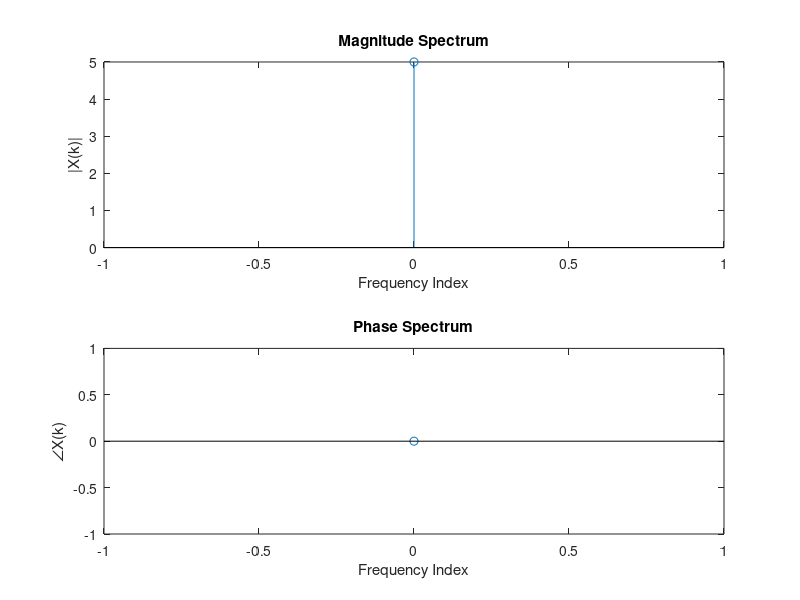

This figure's MATLAB source:
clc; clear; close all;

x = input('Enter the Input Sequence: ');
N = length(x);
M = 4^ceil(log(length(x))/log(4));
if M ~= N
    x = [x, zeros(1, M - N)];
    fprintf('Input was zero-padded to length %d (next power of 4)\n', M);
end

n = 0:M-1;
rev = bitrevorder(n) + 1;
x = x(rev);

numStages = log(M) / log(4);
for s = 1:numStages
    m = 4^s;
    q = m / 4;
    Wm = exp(-1j * 2 * pi / m);
    for k = 1:m:M
        for j = 0:q-1
            a0 = x(k+j);
            a1 = Wm^(j)     * x(k+j+q);
            a2 = Wm^(2*j)   * x(k+j+2*q);
            a3 = Wm^(3*j)   * x(k+j+3*q);
            x(k+j)     = a0 + a1 + a2 + a3;
            x(k+j+q)   = a0 - 1j*a1 - a2 + 1j*a3;
            x(k+j+2*q) = a0 - a1 + a2 - a3;
            x(k+j+3*q) = a0 + 1j*a1 - a2 - 1j*a3;
        end
    end
end

X = x;
disp('FFT Output:');
disp(X);

figure;
subplot(2,1,1);
stem(0:M-1, abs(X));
title('Magnitude Spectrum');
xlabel('Frequency Index');
ylabel('|X(k)|');
subplot(2,1,2);
stem(0:M-1, angle(X));
title('Phase Spectrum');
xlabel('Frequency Index');
ylabel('∠X(k)');
